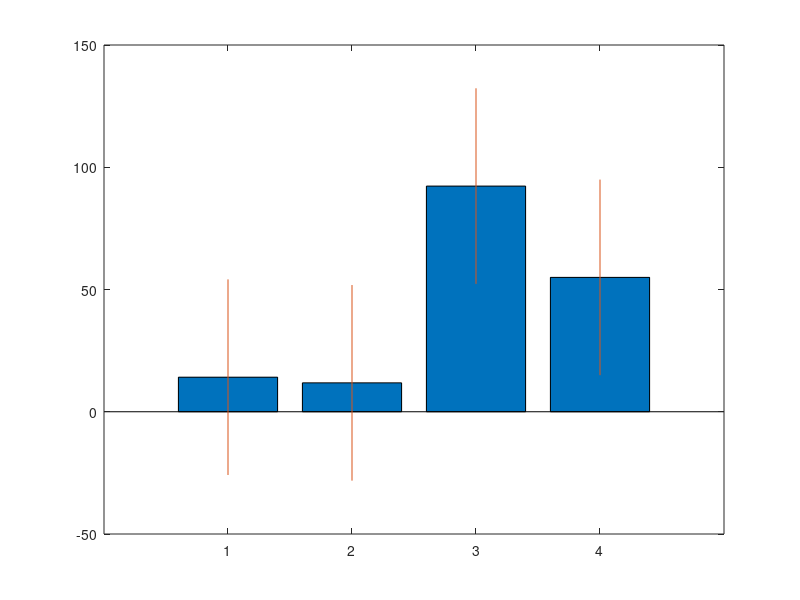
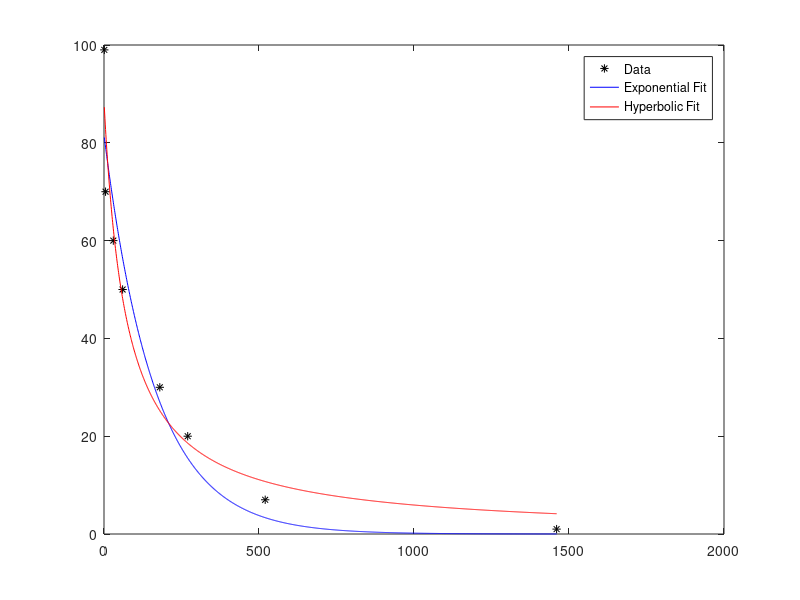
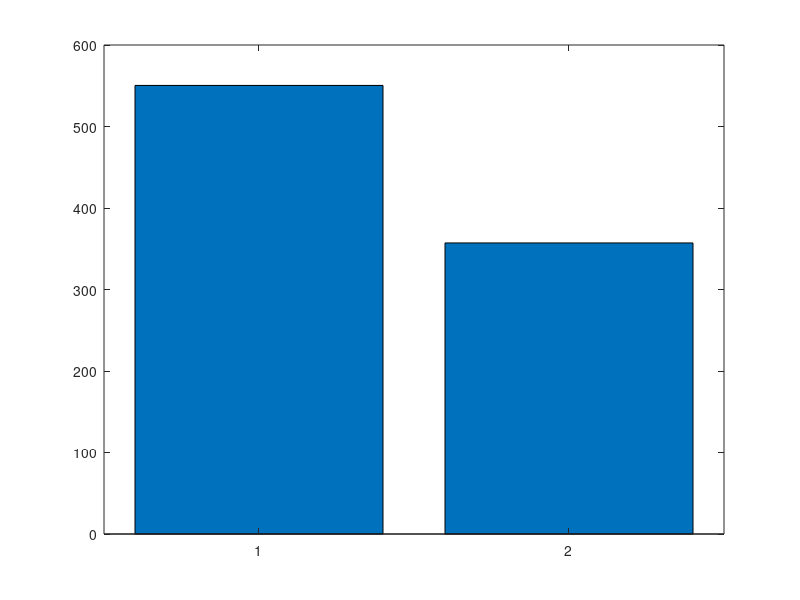

These figures' MATLAB source, in order: (Note: this script raises an error after producing the figures.)
% Week 8 (3/29): Model comparisons (Chang)

% 1. Reasons for model-fitting your data and selecting an appropriate model (concept) 

% 2. Comparing models with different number of parameters (concept)

% 3. Dealing with multiple comparisons (with practical component)

% 4. Fitting your data to different models and evaluating individual model fits

% 5. Comparing the model fits to find the best model (AIC, BIC, cross-validation)



%%%%%%%%%%%%%%%%%%%

% 1. Reasons for model-fitting your data and selecting an appropriate model (concept) 

% 2. Comparing models with different number of parameters (concept)

    % a) Testing HOW the system works - you have a model and using the model to help explain the data to gain deeper insights into the mehcanisms
    
    % b) Choosing a right model and a right set of parameters critically depend on what you know about the system 
         % (visual/motor tuning, reinforcement/learning, attention/normalization, etc)  
         
    % c) A famous scientist once said: "if you have 9 or more parameters, you can fit anything".  Basically, you want to minimize the number
         % of model parameters. 
         
         % Truth: more parameters always = better fitting.  Having too many parameters make your model fit meaningless.
         
         % Solution: Keep only the critical ones, and test the significant necessity of additional parameters if added 
         % (comparing Model with N parameter to Model with N-1 parameter)
         
    % d) Simpler model that can explain your data is the best


% 3. Dealing with multiple comparisons (with practical component)

    % a) Everytime you run a statistics test, you are more likely to find a positive result (false positive rate) -> multiple comparison problem
    
    % b) Many ways to get around with this:
        % i) Bonferroni correction (most conservative/most well known: familywise error correction): 
        
             % Basically, you adjust the alpha value by dividing it by the number of times you tested
             
             % e.g., if testing for p of 0.05 five times, the alpha needs to be adjusted to p of 0.01
             
             % same idea for one-tailed with P of 0.05 is two tailed with 0.025 (since you are comparing both tails)
             
             % Example:
              mu = [10 20 100 70];
              sigma = 40;
              z = repmat(mu,10,1) + randn(10,4)*sigma;

              b = [mean(z(:,1)) mean(z(:,2)) mean(z(:,3)) mean(z(:,4))];
              bar(b);
              hold on;
              line([1 1],[mean(z(:,1))-sigma mean(z(:,1))+sigma]);
              line([2 2],[mean(z(:,2))-sigma mean(z(:,2))+sigma]);
              line([3 3],[mean(z(:,3))-sigma mean(z(:,3))+sigma]);
              line([4 4],[mean(z(:,4))-sigma mean(z(:,4))+sigma]);
              
              % Let's find some significant differences
              % how many comparisons are you making? - DEPENDS on HYPOTHESIS.
              % Let's say that '1' is the baseline. So, we are testing 1 vs 2, 1 vs 3, 1 vs 4
              % That's 3 comparisons
              % So, to detect with p of 0.05, the p value needs to be
              % adjusted by '/3', p = 0.0167
              % 1 vs 2
              [a p]=ttest(z(:,1),z(:,2))
              p < 0.0125  
              % 1 vs 3
              [a p]=ttest(z(:,1),z(:,3))
              p < 0.0125  
              % 1 vs 4
              [a p]=ttest(z(:,1),z(:,4))
              p < 0.0125   % if not-corrected, it could be!
              
              % if you compare all the pairings, then you are making 6 comparisons, so for p of 0.05 -> p of 0.05/6 = 0.0083
              % pick your hypothesis carefully

        % 2) FDR (False discovery rate) correction (less strong than the familywise error correction)
        
            % specifies expected proportion of discoveries out of all discoveries 
        
            % P values from smallest to largest get different significance threshold.
            
            % Threshold = target_alpha * (1: length(P_values) ) * length(P_values)
            
            % e.g., 5 p values are obtained, then then thresholds for significance for each ORDERED p value are:
            
            % threshold for the smallest p = 0.05 * (1 / length(P_values)) [same as Bonferroni]
            
            % threshold for the 2nd p = 0.05 * (2 / length(P_values)) ...
            
            % threshold for the largest (5th) p = 0.05 * (5 / length(P_values))
        
            
            
% 4. Fitting your data to different models and evaluating individual model fits
%% Generate some decaying data over time - compare two types of decay models

% Let's generate some decaying data over time to fit two different well-known decay models
% (Reed & Martens, 2011)

days = [1, 5, 30, 60, 180, 270, 520, 1460];
value = [99, 70, 60, 50, 30, 20, 7, 1];

%   Model 1: Exponential decay model (2 parameters, A rate and B gain)

% in Matlab, @ is for handling functions
% @(params, x) means it's a function of x with params
% "params" is an array specifying values of parameters of ProbDistParametric object
exponential_func = @(params, x) params(1) .* exp(-params(2) * x);

%   Define starting values for the fitting parameters (need this for fitting anything)

exp_x0 = [0 0];

%   Obtain parameter estimates and normalized residuals based on the data
%   given in `days` and `value`
%   "lsqcurvefit" is a nonlinear least-squares solver for finding solutions that *converge*

%   x = lsqcurvefit(fun,x0,xdata,ydata) starts at x0 and finds coefficients x to best fit the 
%        nonlinear function fun(x,xdata) to the data ydata (in the least-squares sense).

[exp_params, exp_resnorm] = lsqcurvefit( exponential_func, exp_x0, days, value );

%   Model 2: Hyperbolic decay model (2 parameters, a rate and b gain)

hyperbolic_func = @(params, x) params(1) ./ (1 + params(2) .* x);

%   Again, define starting values for the parameters

hyp_x0 = [0 0];

%   Do the fitting

[hyp_params, hyp_resnorm] = lsqcurvefit( hyperbolic_func, hyp_x0, days, value );

%   Plot the real data and model fits

figure;
x_vector = min(days):max(days);

%   plot the real data with symbol *
plot( days, value, 'k*' ); hold on;  
%   plot the fit -> use the function we made (exponential_func) with the fitted parameters "exp_params" as a function of x_vector: 
%   This can be done by "exponential_func(exp_params, x_vector)" in the Y term for the plot
plot( x_vector, exponential_func(exp_params, x_vector), 'b' );
plot( x_vector, hyperbolic_func(hyp_params, x_vector), 'r' );
legend({ 'Data', 'Exponential Fit', 'Hyperbolic Fit'} );

%   Let's examine normalized residuals

figure;
bar( [exp_resnorm, hyp_resnorm] );  % low residuals are better
set( gca, 'xticklabels', {'Exponential', 'Hyperbolic'} );
ylabel( 'Normalized Residuals' );
xlim( [.5 2.5] );
% Hyperbolic does better as expected.

%% 
    
% 5. Comparing the model fits to find the best model (AIC, BIC, cross-validation)
    
    % a) AIC and BIC
        % AIC (Akaike information Criterion) and BIC (Bayesian Information Criterion) penalizes the parameter for the information lost.
        % AIC is an estimate for an unknown true likelihood function of the data and the fitted likelihood function
    
        % AIC = 2k - 2ln(L)
        % L is the maximized value of likelihood function of the Model: L = p(x | theta, Model), where theta is parameter value that maximizes L.
        % k is the number of free parameters (taking into account the number of parameters of the Model)
        % x is the data
        % Model with the minimum AIC value is the better model
        
        % BIC = k*ln(n) - 2ln(L)    % ln(e^x)=x
        % n is x's sample size
        % Model with the minimum BIC value is the better model
    
        % DIFFERENCE?  
        % BIC converges into one model with the growing number of observations (sample size). 
        % So, BIC is more conservative in picking a "smaller model" when the sample size is high 
        % - that is, BIC is penalizes the number of parameters more than AIC
       
    % b) Cross-validation
        % involves partitioning a sample of data into the training set and the validation set. 
        % Multiple rounds of cross-validation using different partitions to average the validation over the rounds.
        % Use the error between the training set and the validation set (the model with consistently smaller errors wins)

        
%% AIC example

% for AIC to work, you need a likelihood function

% R = poissrnd(lambda, m, n) generates random numbers from the Poisson distribution with mean parameter lambda. 
% m by n array
x = poissrnd(20,30,1);

% pd = fitdist(x,distname) creates a probability distribution object by fitting the distribution specified by distname 
% to the data in column vector x.
pd1 = fitdist(x,'poisson');
pd2 = fitdist(x,'normal');

% log likelihood for each model ("NlogL" field contains this info)
pd1LogL = -1*pd1.NLogL; 
pd2LogL = -1*pd2.NLogL;

% get AIC
% aic = aicbic(logL,numParam) returns Akaike information criteria (AIC) 
% corresponding to optimized loglikelihood function values (logL), 
% as returned by estimate, and the model parameters, numParam.
% look up aicbic function
numParam1=1; % poisson has 1 parameter, but normal has 2
numParam2=2;

aic = aicbic([pd1LogL, pd2LogL], [numParam1,numParam2]);
% poisson wins (lower AIC)

% BIC requires the number of observations as indicated above
% so let's try with different number of observations
x = poissrnd(20,30,1);
%y = poissrnd(20,130,1);  % much larger sample -> try different number of observations -> results change!

% pd = fitdist(x,distname) creates a probability distribution object by fitting the distribution specified by distname 
% to the data in column vector x.
pd1 = fitdist(x,'poisson');
pd2 = fitdist(x,'normal');

% log likelihood for each model
pd1LogL = -1*pd1.NLogL; 
pd2LogL = -1*pd2.NLogL;

[aic bic] = aicbic([pd1LogL, pd2LogL], [numParam1,numParam2], [30,30]);


%%  CROSS VALIDATION to compare model fits

%   Let's do cross-validation comparison (smaller root mean sqaure error, RMSE is better)
%   For: testing how the results of a statistical analysis will generalize to an independent data set.
%   Use a "training dataset" and test it on the "tested dataset"
%   Good for: not overfitting the data
%   Do this mutiple times (take care of noise/variability)

%   using the parameters of the hyperbolic equation, let's generate a
%   larger set of delay-discounted values

rng( 'default' ); % for reproducibility (random number generator)

%   generate a vector of days 

x = 1:1000;

%   obtain a vector of discounted values based on the hyperbolic function
%   and estimated hyperbolic parameters, above

% same as above, hyperbolic_func = @(params, x) params(1) ./ (1 + params(2) .* x);
% here we will generate a hyperbolic data first (then we will add noise to this to make "observed" data to test whether hyperbolic or exponential will do better)
% so, first generate hyperbolic values
y = hyperbolic_func( hyp_params, x );
 
%   add some NOISE to the values in y (this will generate "observed" data [for testing two models])
noise_gain = 3;
noise_index = rand( size(y) ) > .5;
% if there is 0, then replace it
noise_index = double(noise_index);
noise_index( find(noise_index==0) ) = -1;

% many ways to define the noise-added version, here is one way
% so, "y" is the data we are comparing the two models' performances here

noise = 1 ./ (1 + rand(size(noise_index))) * noise_gain;
y = y + noise_index .* noise;
% y = y + noise_index .* rand(size(noise_index)) * noise_gain;

n_partitions = 100;  % partitioning for cross-validation
partition_size = numel(y) / n_partitions;
start = 0;

%   preallocated index of whether, for the training sample, the hyperbolic
%   or exponential function had lower mse

hyperbolic_perfomed_better = false( size(n_partitions) );  % set up storing the outcome of the cross-validation

%   k-fold cross-validation (one type of cross-validation)

for i = 1:n_partitions  % we set it at 10 parts (so, testing 10 parts of the data)
  
  keep_index = true( size(y) );
  terminus = start + partition_size;  % for this round, first "part" of the dataset
  start = start + 1;
  keep_index( start:terminus ) = false;   % setting up indexing (1 or 0) for one set
  kept_x = x( keep_index );
  kept_y = y( keep_index );
  left_x = x( ~keep_index );
  left_y = y( ~keep_index );
  
  % STEP 1
  % Use the "kept dataset, kept_x and kept_y" to derive the model exp and hyp model parameters
  exp_params = lsqcurvefit( exponential_func, exp_x0, kept_x, kept_y ); 
  hyp_params = lsqcurvefit( hyperbolic_func, hyp_x0, kept_x, kept_y);
  
  % STEP 2
  % Now, how use the fit parameters based on "kept dataset" above work with "left x" to "*predict left y" 
  
  % -> The fitted values "exp_params" from the "kept datasets" (exp_parms and hyp_params) are now
  %    expressed as a function of "left_x" to "*predict left_y"
  predicted_y_exp = exponential_func( exp_params, left_x );
  predicted_y_hyp = hyperbolic_func( hyp_params, left_x );

  % STEP 3
  % You have real "left y" and "predicted left y" from the model parameters based on the kept dataset ("kept_x" and "kept_y")
  
  % Get mean of the squared errors for each model: 1) predicted_y from the model constructed 
  % From the "kept dataset" VS. 2) true y of the "left dataset, left_y"
  mse_exp = mean( (predicted_y_exp - left_y).^2 );
  mse_hyp = mean( (predicted_y_hyp - left_y).^2 );
  
  % now compare the model and save the outcome
  hyperbolic_perfomed_better(i) = mse_hyp < mse_exp;
  
  % start from where we left off and go to the next "part" of the data
  start = terminus;
  
end

p = 1 - sum(hyperbolic_perfomed_better) / n_partitions;

disp( p );


%% End of Class            
        
        
        